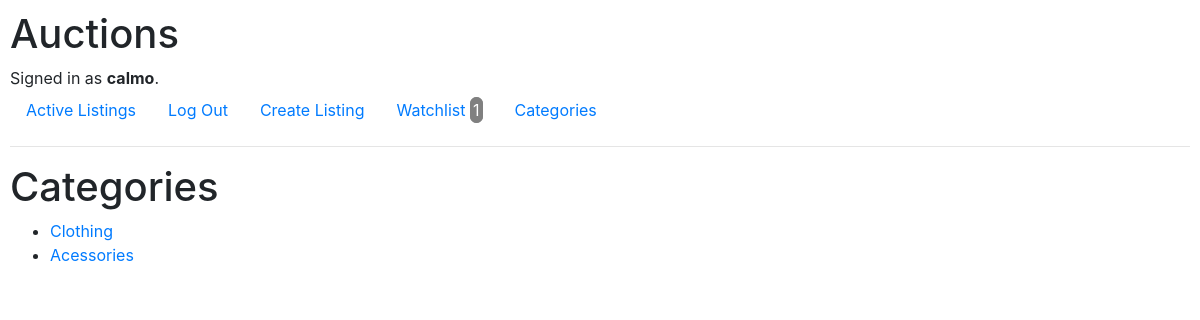
The page /categories (signed in) on the database its author committed.
### auctions/models.py (models this page shows)
class User(AbstractUser):
    pass

class Listing(models.Model):
    user = models.ForeignKey(settings.AUTH_USER_MODEL, on_delete=models.CASCADE)
    title = models.CharField(max_length=64)
    description = models.CharField(max_length= 128)
    start_value = models.IntegerField()
    category = models.CharField(max_length=64)
    image_link = models.CharField(max_length=200, default=None, blank=True, null=True)
    created_at = models.DateTimeField(auto_now_add=True)
    flag_active = models.IntegerField(default = 0) # 0 - for active 1 - closed auction
    winner = models.CharField(max_length=50, null = True, blank = True,default = None)

### auctions/views.py (the view)
# urls.py: path("categories",views.categories,name ="categories"),
def categories(request):
    items = Listing.objects.filter(flag_active = 0)
    categories = []
    for item in items:
        if item.category not in categories:
            categories.append(item.category)
    return render(request,"auctions/categories.html",{
        "categories":categories
    })

### auctions/context_processors.py (called while the page is built)
def sections_processor(request):
    if request.user.is_authenticated:
        num = Watchlist.objects.filter(user = request.user).count()
        if not num:
            return {'NumItems':0}
        return {'NumItems': num}
    return {'NumItems':''}

### auctions/templates/auctions/categories.html (shortened to what this page needs)
{% extends "auctions/layout.html" %}
{% block body %}
<h1> Categories </h1>
  {% if categories %}
    <ul>
    {% for item in categories %}
        <li><a href="{% url 'viewListingCategories' item %}">{{ item }}</a></li>
    {% endfor %}
    </ul>
  {% else %}
      There are no categories registed yet !
  {% endif %}
{% endblock %}

### auctions/templates/auctions/layout.html (shortened to what this page needs)
{% load static %}
<!DOCTYPE html>
<html lang="en">
    <head>
        <link rel="stylesheet" href="https://stackpath.bootstrapcdn.com/bootstrap/4.4.1/css/bootstrap.min.css">
        <link href="{% static 'auctions/styles.css' %}" rel="stylesheet">
    </head>
    <body>
        <h1>Auctions</h1>
        <div>
            {% if user.is_authenticated %}
                Signed in as <strong>{{ user.username }}</strong>.
            {% else %}
                Not signed in.
            {% endif %}
        </div>
        <ul class="nav">
            <li class="nav-item">
                <a class="nav-link" href="{% url 'index' %}">Active Listings</a>
            </li>
            {% if user.is_authenticated %}
                <li class="nav-item">
                    <a class="nav-link" href="{% url 'logout' %}">Log Out</a>
                </li>
                <li class="nav-item">
                    <a class="nav-link" href="{% url 'create' %}">Create Listing</a>
                </li>
                <li class="nav-item">
                    <a class="nav-link" href="{% url 'watchlist' %}">Watchlist <span id="watchListTotal">{{NumItems}}</span></a>
                </li>
                <li class="nav-item">
                    <a class="nav-link" href="{% url 'categories' %}">Categories </a>
                </li>
            {% endif %}
        </ul>
        <hr>
        {% block body %}
        {% endblock %}
    </body>
</html>

### auctions/static/auctions/styles.css (style rules this page uses)
body { padding: 10px; }

### auctions/templates/auctions/layout.html (style rules this page uses)
#watchListTotal { color: white; text-align: center; background-color: grey; border: 3px solid grey; border-radius: 10px; }

### rows shown on the page
User: username "calmo"
Listing: categories "Clothing"
Listing: categories "Acessories"

### other values the page prints
{{ NumItems }} "1"
